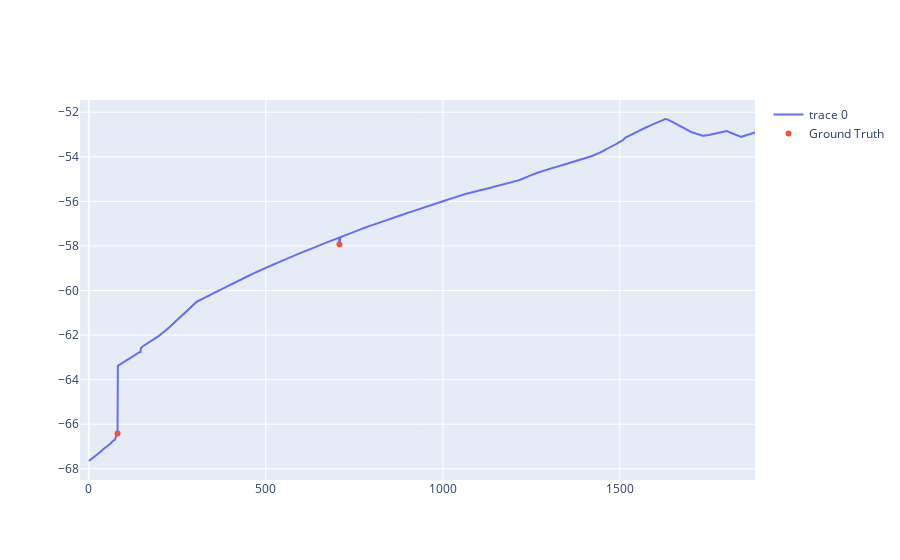

Here is the notebook cell this chart was saved with:
### Code cell
index_changes = np.where(score > np.percentile(score, 99.9))[0]

fig = go.Figure()

fig.add_scatter(x=list(range(len(trajectory3['sum_of_coords']))), y=trajectory3['sum_of_coords'])

anomalies = trajectory3.iloc[trajectory3.index.isin(index_changes)]

fig.add_traces(go.Scatter(
    x=anomalies['sum_of_coords'].index, y=anomalies['sum_of_coords'], mode="markers", name="Ground Truth", hoverinfo="y"
))

fig.show()

### Figure 1 — Plotly figure (JSON) as saved in the notebook; plotly's stock layout.template omitted (floating-point values rounded to 4 significant figures; data arrays with more than 128 entries replaced by an {"elided": "..."} marker saying what was removed)
{"data": [{"type": "scatter", "x": {"elided": "1883 int values"}, "y": {"elided": "1883 float values"}}, {"hoverinfo": "y", "mode": "markers", "name": "Ground Truth", "type": "scatter", "x": [81, 708], "y": [-66.42, -57.92]}], "layout": {}}
